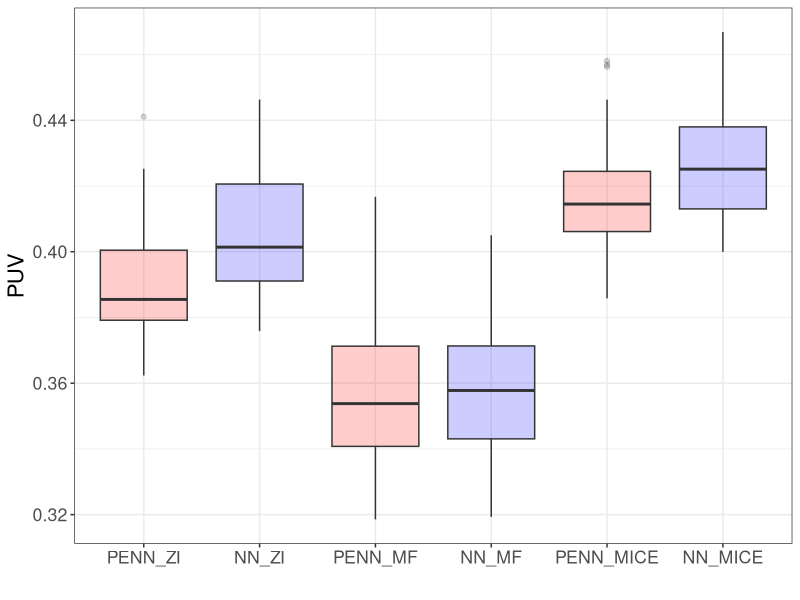

This figure's R source:
library(ggplot2)
library(tidyr)

PENN_ZI = c(0.39549684524536133, 0.4252530038356781, 0.39776232838630676, 0.38084617257118225, 0.38185471296310425, 0.3688621520996094, 0.37870365381240845, 0.38283929228782654, 0.37201595306396484, 0.3726169764995575, 0.3858230412006378, 0.3883360028266907, 0.3723701536655426, 0.3623431921005249, 0.3828086256980896, 0.41049808263778687, 0.41961491107940674, 0.4082626700401306, 0.3909047245979309, 0.3837924897670746, 0.4104899764060974, 0.3851625919342041, 0.4411250948905945, 0.37482914328575134, 0.3787718117237091, 0.3920659124851227, 0.40139105916023254, 0.3803347945213318, 0.3921588063240051, 0.41108861565589905)

NN_ZI = c(0.39473918080329895, 0.4329908788204193, 0.41808074712753296, 0.39323776960372925, 0.40261760354042053, 0.39054369926452637, 0.40672117471694946, 0.38903066515922546, 0.3804352879524231, 0.3822399079799652, 0.4214484393596649, 0.4001840054988861, 0.39102593064308167, 0.3758682608604431, 0.3974047303199768, 0.4463057518005371, 0.4332726001739502, 0.4274199903011322, 0.41426295042037964, 0.397250235080719, 0.4276159703731537, 0.4074190855026245, 0.44059115648269653, 0.3912985622882843, 0.38907527923583984, 0.39092347025871277, 0.40545523166656494, 0.3966718912124634, 0.40507856011390686, 0.42668241262435913)

PENN_MF = c(0.35883331298828125, 0.39249762892723083, 0.3394913077354431, 0.34012743830680847, 0.3465448021888733, 0.3205745816230774, 0.342685729265213, 0.3336416184902191, 0.3386021554470062, 0.34348973631858826, 0.3722764253616333, 0.34312132000923157, 0.3541768491268158, 0.31855833530426025, 0.35338521003723145, 0.36227887868881226, 0.37900397181510925, 0.38011616468429565, 0.37356358766555786, 0.33993563055992126, 0.39498332142829895, 0.34875962138175964, 0.4167087972164154, 0.33837825059890747, 0.3602290451526642, 0.3682458996772766, 0.35139429569244385, 0.3602251410484314, 0.3631111979484558, 0.3807067573070526)

NN_MF = c(0.36048582196235657, 0.40234896540641785, 0.34016719460487366, 0.33991798758506775, 0.35510921478271484, 0.3269166648387909, 0.3479437828063965, 0.3328239917755127, 0.33945661783218384, 0.3425105810165405, 0.36223104596138, 0.34784480929374695, 0.352140337228775, 0.3193196654319763, 0.37121477723121643, 0.37015244364738464, 0.3781459629535675, 0.3901676535606384, 0.3713686168193817, 0.3447098433971405, 0.40000757575035095, 0.3513864278793335, 0.4049953818321228, 0.33237412571907043, 0.3603212237358093, 0.37601858377456665, 0.3552500903606415, 0.3638230860233307, 0.3682868778705597, 0.3783869445323944)

PENN_MICE = c(0.3987653851509094, 0.45629528164863586, 0.42479509115219116, 0.3982069492340088, 0.41358113288879395, 0.39755553007125854, 0.40425604581832886, 0.4174468219280243, 0.40811824798583984, 0.40390199422836304, 0.41590431332588196, 0.40258562564849854, 0.40883755683898926, 0.38583022356033325, 0.4278929829597473, 0.42179006338119507, 0.4234873652458191, 0.4463108479976654, 0.4097598195075989, 0.4054883122444153, 0.4374147951602936, 0.41544222831726074, 0.45806884765625, 0.41572725772857666, 0.41583311557769775, 0.45694196224212646, 0.4120616614818573, 0.41188499331474304, 0.4109690189361572, 0.4402157962322235)

NN_MICE = c(0.41199541091918945, 0.4668823480606079, 0.42952096462249756, 0.4161781072616577, 0.41947486996650696, 0.4016885459423065, 0.4100770354270935, 0.42807161808013916, 0.4113894999027252, 0.4193156957626343, 0.41972145438194275, 0.3999561071395874, 0.40690749883651733, 0.4023115038871765, 0.44002410769462585, 0.43852856755256653, 0.4355083405971527, 0.4516184628009796, 0.42753127217292786, 0.42669686675071716, 0.4490357041358948, 0.4364135265350342, 0.4515043795108795, 0.41039207577705383, 0.4172588288784027, 0.44921398162841797, 0.41888418793678284, 0.4266210198402405, 0.4236660599708557, 0.45396509766578674)

Excess_Risk = data.frame('PENN_ZI' = PENN_ZI, 'NN_ZI' = NN_ZI,
                         'PENN_MF' = PENN_MF, 'NN_MF' = NN_MF,
                         'PENN_MICE' = PENN_MICE, 'NN_MICE' = NN_MICE)

df_long = Excess_Risk %>%
  pivot_longer(cols = everything(), names_to = "Variable", values_to = "Value")
df_long$Variable = factor(df_long$Variable, levels = c('PENN_ZI', 'NN_ZI', 'PENN_MF', 'NN_MF', 'PENN_MICE', 'NN_MICE'))

ggplot(df_long, aes(x=Variable, y=Value, fill=Variable)) + geom_boxplot(alpha=0.2) + 
  xlab("") + ylab("PUV") + theme_bw() + theme(legend.position = "none", text = element_text(size = 16)) + 
  scale_fill_manual(values = c('PENN_ZI' = 'red', 'NN_ZI' = 'blue', 'PENN_MF' = 'red', 
                               'NN_MF' = 'blue',  'PENN_MICE' = 'red', 'NN_MICE' = 'blue'))

